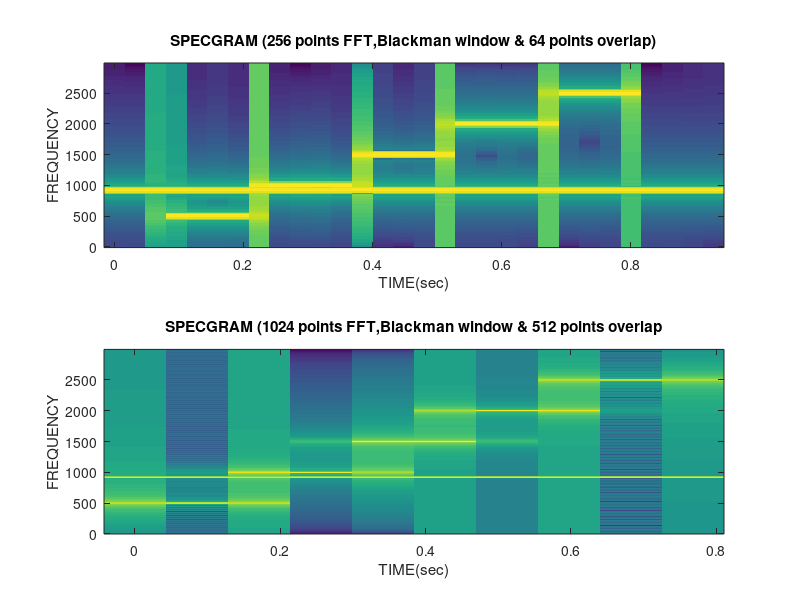

This figure's MATLAB source:
% ..........................................................................................................................
% filenmae : dsp3.m
% Auother :  Jing-Wen.Lai 
% 操作     :  在 Matlab 底下執行本 .m 檔
% 程式描述 : Window Size and the Spectrogram  
% date     :       01/04 2003 ver1.0
% Remark   : matlab scripts :: getting SPECGRAM
%                  SPECGRAM(A, NFFT, Fs, WINDOW, NOVERLAP)
% ref.to  :      DSP First
%    path::  DSP First - Text Book\CHAPTERS\9SPECTA\DEMOS\SPECGRAM\INDEX.HTM 
% ..........................................................................................................................
close all;
clear all;

fs=6000;  
n=1;f0=920;f1=500;f2=1000;f3=1500;f4=2000;f5=2500;

% ................. 信號 生成 .............
for t=0:1/fs:1 
    if 0.1<t & t<0.24
        s(n)=cos(2*pi*f0*t)+cos(2*pi*f1*t);
    elseif 0.24<t & t<0.4
        s(n)=cos(2*pi*f0*t)+cos(2*pi*f2*t);
    elseif 0.4<t & t<0.54
        s(n)=cos(2*pi*f0*t)+cos(2*pi*f3*t);
    elseif 0.54<t & t<0.7
        s(n)=cos(2*pi*f0*t)+cos(2*pi*f4*t);
    elseif 0.7<t & t<0.83
        s(n)=cos(2*pi*f0*t)+cos(2*pi*f5*t);
    else 
        s(n)=cos(2*pi*f0*t);         
    end         
    n=n+1; 
end

% ....... display 原始信號 ....................
t=0:1/fs:1;plot(t,s);
ylabel('AMPLITUDE');xlabel('TIME(sec)');title('S(n) waveform');

% ....... display Specgram using Hamming windows ....................

k=input('請按下 任一鍵 顯示 SPECGRAM - Hamming window');

subplot(211);specgram(s,256,fs,hamming(256),64);         
ylabel('FREQUENCY');xlabel('TIME(sec)');
title('SPECGRAM (256 points FFT,Hamming window & 64 points overlap)');

subplot(212);specgram(s,1024,fs,hamming(1024),512);
ylabel('FREQUENCY');xlabel('TIME(sec)');
title('SPECGRAM of o/p (1024 points FFT,Hamming window & 512 points overlap');

% ....... display Specgram using Blackman windows ....................

k=input('請按下 任一鍵 顯示 SPECGRAM - Blackman window');

subplot(211);specgram(s,256,fs,blackman(256),64);
ylabel('FREQUENCY');xlabel('TIME(sec)');
title('SPECGRAM (256 points FFT,Blackman window & 64 points overlap)');

subplot(212);specgram(s,1024,fs,blackman(1024),512);
ylabel('FREQUENCY');xlabel('TIME(sec)');
title('SPECGRAM (1024 points FFT,Blackman window & 512 points overlap');